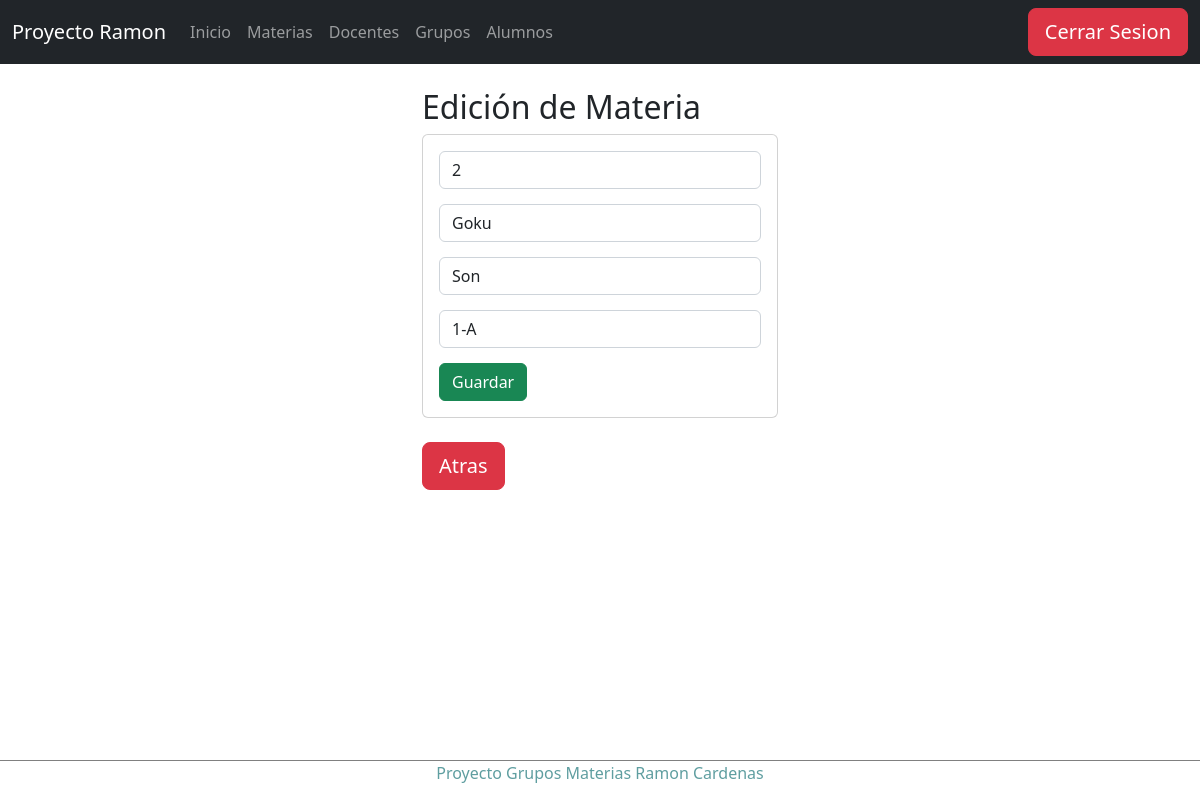
The app's page /edicionAlumno/2 (signed in) with its own data.
### Apps/Horario/models.py (models this page shows, shortened)
class Alumno(models.Model):
    idAlumno=models.CharField(primary_key=True,max_length=6)
    nombreAlumno=models.CharField(max_length=50)
    apellidoAlumno=models.CharField(max_length=50)
    idGrupo=models.ForeignKey(Grupo, on_delete=models.SET_NULL,null=True)

class Grupo(models.Model):
    idGrupo=models.CharField(primary_key=True,max_length=6)
    nombreGrupo=models.CharField(max_length=50)
    idDocente=models.ForeignKey(Docente, on_delete=models.SET_NULL,null=True,default=0, unique=True)

### Apps/Horario/views.py (the view)
# urls.py: path('edicionAlumno/<idAlumno>', views.edicionAlumno),
@login_required
def edicionAlumno(request, idAlumno):
    alumno = Alumno.objects.get(idAlumno=idAlumno)
    grupos = Grupo.objects.all()
    return render(request, "alumnos/edicionAlumnos.html", {"alumno": alumno, "grupos": grupos})

### Apps/Horario/templates/alumnos/edicionAlumnos.html (shortened to what this page needs)
{% extends "../base.html" %}
{% block body %}
<div class="row">
    <div class="col-md-4 offset-md-4">
        <h2>Edición de Materia</h2>
        <div class="card">
            <div class="card-body">
                <form action="/editarAlumno/" method="POST">{% csrf_token %}
                    <div class="form-group">
                        <input type="text" id="idAlumno" name="idAlumno" value="{{alumno.idAlumno}}" class="form-control" placeholder="Id"
                            minlength="1" maxlength="6" readonly required>
                    </div>
                    <div class="form-group">
                        <input type="text" id="nombreAlumno" name="nombreAlumno" value="{{alumno.nombreAlumno}}" class="form-control" placeholder="Nombre"
                            maxlength="50" required>
                    </div>
                    <div class="form-group">
                        <input type="text" id="apellidoAlumno" name="apellidoAlumno" value="{{alumno.apellidoAlumno}}" class="form-control" placeholder="Nombre"
                            maxlength="50" required>
                    </div>
                    <div class="form-group">
                        <select type="text" id="idGrupo" name="idGrupo" class="form-control" required>
                            {% for g in grupos %}
                                <option value="{{g.idGrupo}}" {% if g.idGrupo ==  alumno.idGrupo.idGrupo %} selected {% endif %}>{{g.nombreGrupo}}</option>
                            {% endfor %}
                        </select>
                    </div>
                    <div class="form-group">
                        <button type="submit" class="btn btn-success btn-block text-white">Guardar</button>
                    </div>
                </form>
            </div>
        </div>
        <br>
        <a href="/materias" class="btn btn-danger btn-lg">Atras</a>
    </div>
</div>
{% endblock %}

### Apps/Horario/templates/base.html (style rules this page uses)
.form-control { margin-bottom: 15px !important; }

### records on screen
Alumno: idAlumno "2", nombreAlumno "Goku", apellidoAlumno "Son", idGrupo "1-A"
